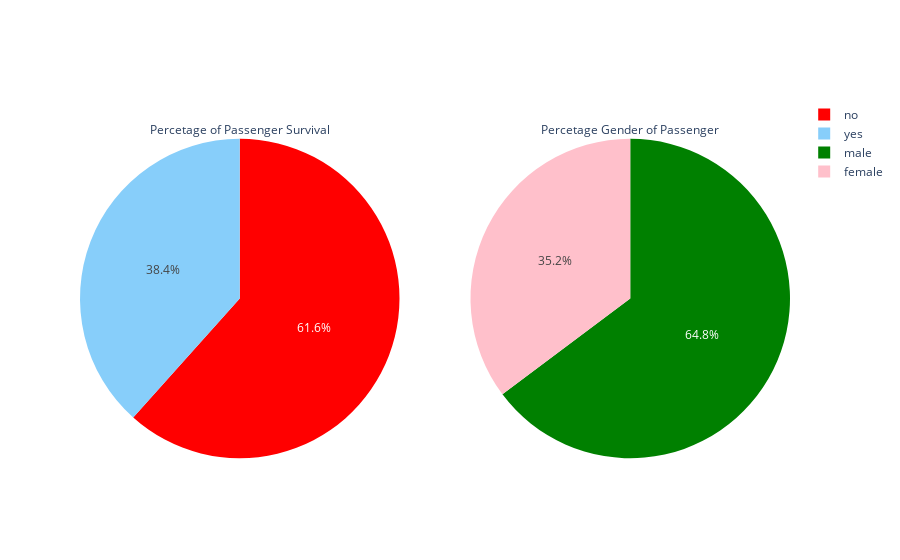

Notebook source saved alongside this figure:
### Code cell
# graphic object plotly (simple)
# create subplot with 1 row and 2 columns
# in matplotlib, this is similar with plt.subplots(1,2)
fig = make_subplots(rows=1,
                   cols=2,
                   specs=([[{'type':'domain'}, {'type':'domain'}]]))

# create first pie plot abour survival data in coords (1,1)
fig.add_trace(go.Pie(labels = df_survival['Survived'],
                     values = df_survival['PassengerId'],
                     title  = 'Percetage of Passenger Survival',
                     name   = 'Survive?',
                     marker = {'colors':['Red', 'LightSkyBlue']}),
               1,1)

# create second pie plot about gender data in coords (1,2)
fig.add_trace(go.Pie(labels = df_gender['Sex'],
                     values = df_gender['PassengerId'],
                     title  = 'Percetage Gender of Passenger',
                     name   = 'Gender',
                     marker = {'colors':['Pink', 'Green']}),
              1,2)

fig.show()

### Figure 1 — Plotly figure (JSON) as saved in the notebook; plotly's stock layout.template omitted (floating-point values rounded to 4 significant figures)
{"data": [{"domain": {"x": [0, 0.45], "y": [0, 1]}, "labels": ["no", "yes"], "marker": {"colors": ["Red", "LightSkyBlue"]}, "name": "Survive?", "title": {"text": "Percetage of Passenger Survival"}, "type": "pie", "values": [549, 342]}, {"domain": {"x": [0.55, 1], "y": [0, 1]}, "labels": ["female", "male"], "marker": {"colors": ["Pink", "Green"]}, "name": "Gender", "title": {"text": "Percetage Gender of Passenger"}, "type": "pie", "values": [314, 577]}], "layout": {}}
